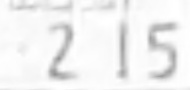
#> input picture front_views_03/plate10.jpg, 190 x 90 px, found by its file name
$ python hough_lines.py
#> lines starting #> are read from the running program, lines starting #| are printed output that depends on the picture; after the words box and inside, x2 and y2 are one past the last pixel; in counts of white or black regions, pixels touching at a corner belong together
#> further down, img is the input picture: shape (90, 190, 3); min 148, max 255, mean 241.1
import cv2
import scipy
import numpy as np
import math

# 画像の傾き検出
# @return 水平からの傾き角度
def get_degree(img):
    l_img = img.copy()
    gray_image = cv2.cvtColor(l_img, cv2.COLOR_BGR2GRAY)
    edges = cv2.Canny(gray_image,50,150,apertureSize = 3)
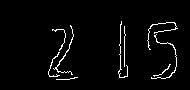
#> edges: shape (90, 190); 3% white in thin lines or dots, all inside (x1, y1, x2, y2) = (48, 21, 178, 80)
    minLineLength = 200
    maxLineGap = 30
    lines = cv2.HoughLinesP(edges,1,np.pi/180,100,minLineLength,maxLineGap)
#> lines = None

    sum_arg = 0
    count = 0
    for line in lines:
        for x1,y1,x2,y2 in line:
            arg = math.degrees(math.atan2((y2-y1), (x2-x1)))
            HORIZONTAL = 0
            DIFF = 20 # 許容誤差 -> -20 - +20 を本来の水平線と考える
            if arg > HORIZONTAL - DIFF and arg < HORIZONTAL + DIFF :
                sum_arg += arg
                count += 1
#> this loop made 0 passes
#> after the loop, count = 0; sum_arg = 0

    if count == 0:
        return HORIZONTAL
    else:
        return (sum_arg / count) - HORIZONTAL


src = "orig/plate10.jpg"
img = cv2.imread(src)

#> (the run stopped early here; a loop or call above may not have finished)

$ run again, with front_views_03/plate102.jpg copied over front_views_03/plate10.jpg
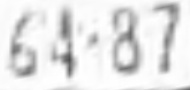
#> input picture front_views_03/plate102.jpg, 190 x 90 px, found by its file name
#> img is the input picture: shape (90, 190, 3); min 76, max 255, mean 229.3
#> in get_degree, `edges = cv2.Canny(gray_image,50,150,apertureSize = 3)`:
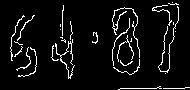
#> edges: shape (90, 190); 6.2% white in thin lines or dots
#> lines = None
#> after the loop in get_degree, `for line in lines:`: count = 0

$ run again, with front_views_03/plate125.jpg copied over front_views_03/plate10.jpg
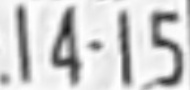
#> input picture front_views_03/plate125.jpg, 190 x 90 px, found by its file name
#> img is the input picture: shape (90, 190, 3); min 22, max 255, mean 207.8
#> in get_degree, `edges = cv2.Canny(gray_image,50,150,apertureSize = 3)`:
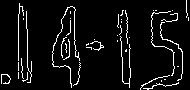
#> edges: shape (90, 190); 6.4% white in thin lines or dots
#> lines = None
#> after the loop in get_degree, `for line in lines:`: count = 0

$ run again, with front_views_03/plate130.jpg copied over front_views_03/plate10.jpg
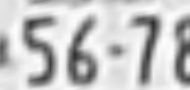
#> input picture front_views_03/plate130.jpg, 190 x 90 px, found by its file name
#> img is the input picture: shape (90, 190, 3); min 44, max 253, mean 197.9
#> in get_degree, `edges = cv2.Canny(gray_image,50,150,apertureSize = 3)`:
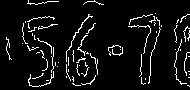
#> edges: shape (90, 190); 6.5% white in thin lines or dots
#> lines = None
#> after the loop in get_degree, `for line in lines:`: count = 0
